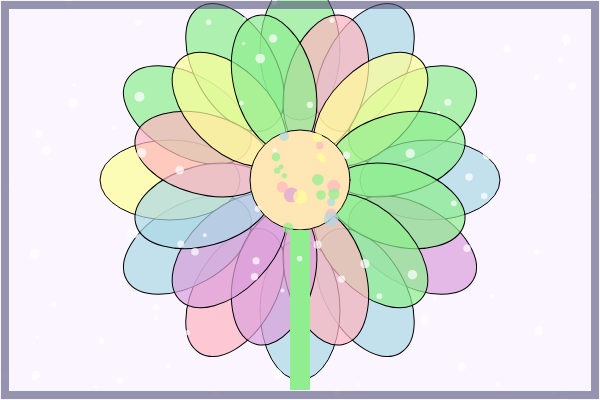
Frame 1 (no input)
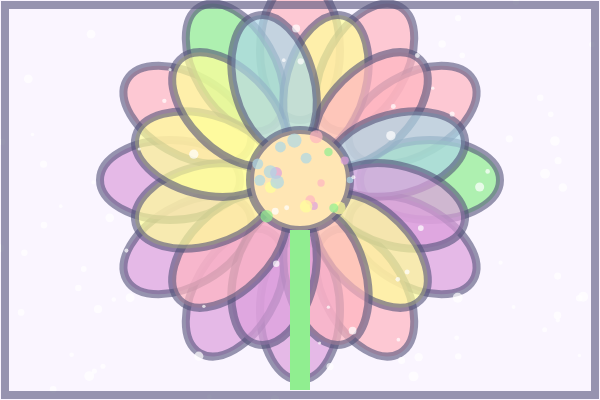
Frame 2 (the mouse pressed at the canvas centre, redrawn once)

The p5.js sketch that drew these frames (run headless with seeded random() and noise() and a simulated clock; the mouse was pressed at the canvas centre and the sketch redrawn once):

// p5.js sketch
// ── sketch.js
function setup() {
  createCanvas(600, 400); // 캔버스 크기 변경
  noLoop();
  angleMode(DEGREES);
}

function draw() {
  background(250, 245, 255);

  let petals = [
    color(255, 182, 193, 180), // 연핑크
    color(173, 216, 230, 180), // 하늘
    color(255, 255, 153, 180), // 노랑
    color(144, 238, 144, 180), // 민트
    color(221, 160, 221, 180)  // 연보라
  ];

  for (let layer = 0; layer < 2; layer++) {
    let radius = 130 - layer * 30; 
    for (let a = 0; a < 360; a += 30) {
      push();
      translate(width/2, height/2 - 20); // 화면 중앙에 위치
      rotate(a + layer * 15);
      fill(random(petals));
      ellipse(0, -radius, 80, 140);
      pop();
    }
  }

  fill(255, 230, 180);
  ellipse(width/2, height/2 - 20, 100, 100);

  for (let i = 0; i < 20; i++) {
    let angle = random(360);
    let r = random(15, 50);
    let x = width/2 + cos(angle) * r;
    let y = height/2 - 20 + sin(angle) * r;
    fill(random(petals));
    noStroke();
    ellipse(x, y, random(5, 15));
  }

  noStroke();
  fill(144, 238, 144);
  rect(width/2 - 10, height/2 + 30, 20, 160);

  noStroke();
  for (let i = 0; i < 80; i++) {
    fill(255, 255, 255, 180);
    ellipse(random(width), random(height), random(3, 10));
  }

  noFill();
  stroke(80, 80, 120, 150);
  strokeWeight(8);
  rect(5, 5, width-10, height-10);
}
